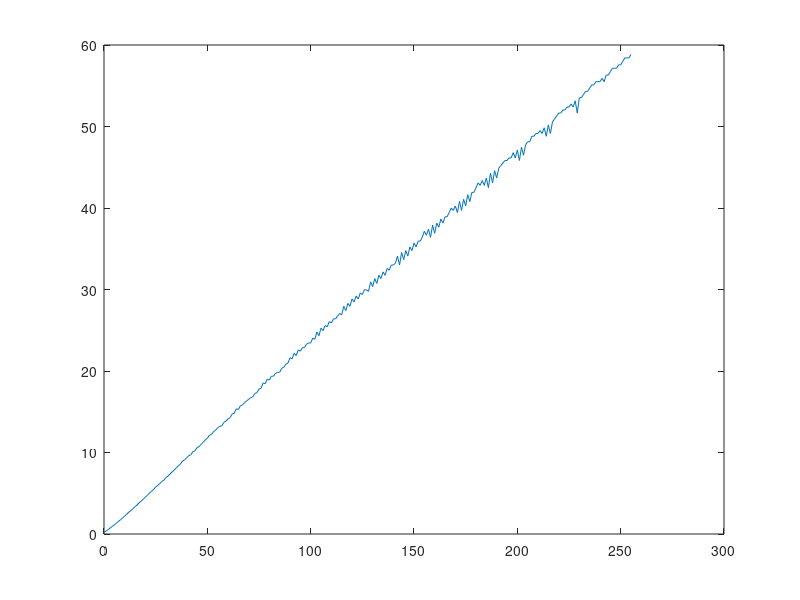

This figure's MATLAB source: (Note: this script raises an error after producing the figure.)
%% SESSION 3 

rate = [63.00
86.00
109.00
130.00
148.00
165.00
180.00
195.00
208.00
222.00
233.00
245.00
257.00
266.00
275.00
286.00
294.00
304.00
311.00
319.00
327.00
334.00
342.00
349.00
355.00
363.00
368.00
374.00
380.00
384.00
391.00
395.00
401.00
406.00
411.00
416.00
421.00
425.00
432.00
434.00
439.00
443.00
445.00
451.00
453.00
459.00
461.00
465.00
469.00
473.00
476.00
481.00
482.00
487.00
489.00
493.00
495.00
496.00
501.00
503.00
506.00
508.00
513.00
514.00
520.00
519.00
524.00
525.00
528.00
530.00
532.00
534.00
535.00
539.00
540.00
544.00
545.00
551.00
550.00
555.00
554.00
558.00
558.00
561.00
562.00
562.00
566.00
567.00
570.00
571.00
576.00
575.00
580.00
578.00
583.00
582.00
585.00
585.00
588.00
589.00
589.00
593.00
592.00
598.00
595.00
601.00
599.00
603.00
602.00
606.00
605.00
608.00
608.00
610.00
612.00
611.00
617.00
614.00
619.00
617.00
622.00
620.00
624.00
622.00
626.00
625.00
628.00
628.00
627.00
633.00
630.00
635.00
632.00
637.00
635.00
639.00
637.00
641.00
640.00
643.00
643.00
644.00
648.00
643.00
650.00
646.00
651.00
648.00
653.00
651.00
655.00
653.00
656.00
656.00
658.00
661.00
659.00
662.00
658.00
664.00
660.00
665.00
663.00
667.00
665.00
668.00
668.00
670.00
672.00
671.00
673.00
670.00
675.00
671.00
676.00
673.00
678.00
675.00
679.00
679.00
681.00
683.00
682.00
684.00
682.00
685.00
681.00
687.00
683.00
688.00
685.00
689.00
690.00
691.00
692.00
692.00
693.00
693.00
695.00
693.00
696.00
692.00
697.00
694.00
698.00
699.00
699.00
701.00
701.00
702.00
702.00
703.00
702.00
704.00
701.00
705.00
702.00
706.00
707.00
708.00
709.00
709.00
710.00
710.00
711.00
711.00
712.00
711.00
713.00
709.00
714.00
714.00
715.00
716.00
716.00
717.00
718.00
718.00
719.00
719.00
719.00
720.00
719.00
721.00
721.00
722.00
723.00
723.00
723.00
724.00
724.00
725.00
726.00
726.00
726.00
727.00
];

u = (0:1:255);

v = rate * 5 / 1023;

  m = -0.6443;
  b = 4.75; 
   
  R_ldr = (5.0-v).*(10000./v);
  %i_lux = pow(10.0, ((log10(R_ldr)-b)/m ));
  
  i_lux = 10.^((log10(R_ldr)-b)/m);
%   
%   m2 = -0.363;
%   b2 = log10(20515.0); 
%    
%   R_ldr2 = (5.0-v).*(10000./v);
  %i_lux = pow(10.0, ((log10(R_ldr)-b)/m ));
  
  %i_lux2 = 10.^((log10(R_ldr)-b2)/m2);
  figure();
  plot(u, i_lux);
  
  f = fit(u', i_lux, 'poly1')
  %f2 = fit(u', i_lux2, 'poly1')
  
  hold on;
  
  plot(f);
  
%   figure();
%   
%   plot(u, i_lux2);
%   hold on;
%   plot(f2);
